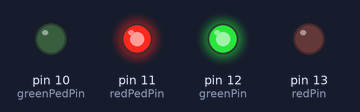
Bench run of a sketch on a simulated Arduino Uno, built with avr-gcc and run on an emulated ATmega328P. On the bench: output pins drawn as LEDs (lit = HIGH).

Above: at 5.0 s.
At 11.0 s:
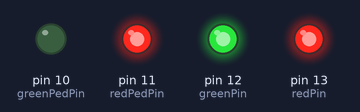
At 17.1 s:
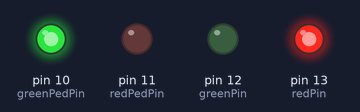
At 23.1 s:
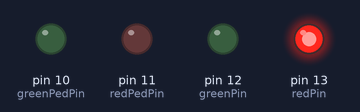
Timing chart, 0 to 30.2 s (numbered marks = the images above):
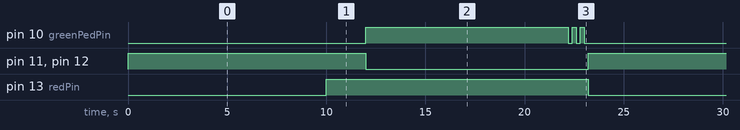

Measured:
- by itself, pin 10 (greenPedPin): repeats every 23.2 s: 2 × (LOW 0.20 s, HIGH 0.20 s), LOW 12.2 s, HIGH 10.2 s
- by itself, pin 11 (redPedPin), pin 12 (greenPin): alternates HIGH for 12.0 s and LOW for 11.2 s
- by itself, pin 13 (redPin): alternates HIGH for 13.2 s and LOW for 10.0 s

The sketch:

SemaforoVeiculosPedestres.ino
```cpp
int redPin = 13; //Pino para a cor vermelha do veículo
int greenPin = 12; //Pino para a cor verde do veículo
int redPedPin = 11; //Pino para a cor vermelha do pedestre
int greenPedPin = 10; //Pino para a cor verde do pedestre
int i;

void setup () {

	//Configura os pinos do LED como saída
	pinMode(redPin, OUTPUT);
	pinMode(greenPin, OUTPUT);
	pinMode(redPedPin, OUTPUT);
	pinMode(greenPedPin, OUTPUT);
}

void loop () {

	//Luz verde do veículo e Vermelha do pedestre acesas
	digitalWrite(greenPin, HIGH);
	digitalWrite(redPin, LOW);
	digitalWrite(greenPedPin, LOW);
	digitalWrite(redPedPin, HIGH);
	delay (10000); //Espera 10 segundos
	digitalWrite(greenPin, LOW);

	//Luz amarela do veículo e vermelha do pedestre acesas
	digitalWrite(greenPin, HIGH);
	digitalWrite(redPin, HIGH);
	digitalWrite(greenPedPin, LOW);
	digitalWrite(redPedPin, HIGH);
	delay (2000); //Espera 2 segundos
	digitalWrite(greenPin, LOW);
	digitalWrite(redPedPin, LOW);

	//Luz vermelha do veículo e verde do pedestre acesas
	digitalWrite(greenPin, LOW);
	digitalWrite(redPin, HIGH);
	digitalWrite(greenPedPin, HIGH);
	digitalWrite(redPedPin, LOW);
	delay (10000); //Espera 10 segundos
	digitalWrite(greenPin, LOW);

	for (int i = 0; i < 3; i++) {  // Piscar 2 vezes
			digitalWrite(greenPedPin, HIGH);
		    delay(200);  // 0.2 segundos
  	        digitalWrite(greenPedPin, LOW);
  	        delay(200);  // 0.2 segundos
	}
}
```
